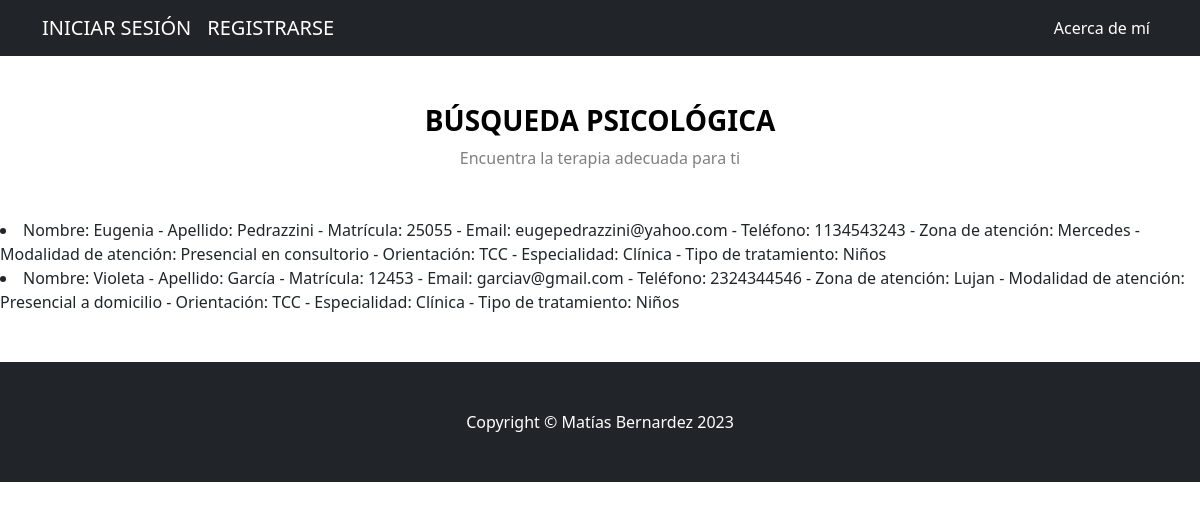
/AppBlog/elminarPsicologo/Juan, run on the app's committed database.
### AppBlog/models.py (models this page shows)
class Psicologo(models.Model):
    nombre = models.CharField(max_length=40)
    apellido = models.CharField(max_length=40)
    matricula = models.IntegerField()
    email = models.EmailField()
    telefono = models.IntegerField()
    zonaatencion = models.CharField(max_length=40)
    modalidadatencion = models.CharField(max_length=40)
    orientacion = models.CharField(max_length=40)
    especialidad = models.CharField(max_length=40)
    tipotratamiento = models.CharField(max_length=40)
    def __str__(self):
        return f"Nombre: {self.nombre} - Apellido: {self.apellido} - Matrícula: {self.matricula} - Email: {self.email} - Teléfono: {self.telefono} - Zona de atención: {self.zonaatencion} - Modalidad de atención: {self.modalidadatencion} - Orientación: {self.orientacion} - Especialidad: {self.especialidad} - Tipo de tratamiento: {self.tipotratamiento}"

### AppBlog/views.py (the view)
# urls.py: path('elminarPsicologo/<psicologo_nombre>', views.eliminarPsicologo, name="eliminarPsicologo"),
def eliminarPsicologo(request, psicologo_nombre):
    psicologo = Psicologo.objects.get(nombre=psicologo_nombre)
    psicologo.delete()
    psicologos = Psicologo.objects.all()
    contexto = {"psicologos":psicologos}
    return render(request, "AppBlog/leerPsicologos.html", contexto)

### AppBlog/templates/AppBlog/leerPsicologos.html
{% extends "AppBlog/padre.html" %}
{% load static %}
{% block contenidoQueCambia %}
{% for p in psicologos %}
<li>{{p}}</li>
{% endfor %}
<br>
<br>
{% endblock %}

### data on the page
Psicologo: nombre+apellido+matricula "Nombre: Eugenia - Apellido: Pedrazzini - Matrícula: 25055 - Email: eugepedrazzini@yahoo.com - Teléfono: 1134543243 - Zona de atención: Mercedes - Modalidad de atención: Presencial en consultorio - Orientación: TCC - Especialidad: Clínica - Tipo de tratamiento: Niños"
Psicologo: nombre+apellido+matricula "Nombre: Violeta - Apellido: García - Matrícula: 12453 - Email: garciav@gmail.com - Teléfono: 2324344546 - Zona de atención: Lujan - Modalidad de atención: Presencial a domicilio - Orientación: TCC - Especialidad: Clínica - Tipo de tratamiento: Niños"
